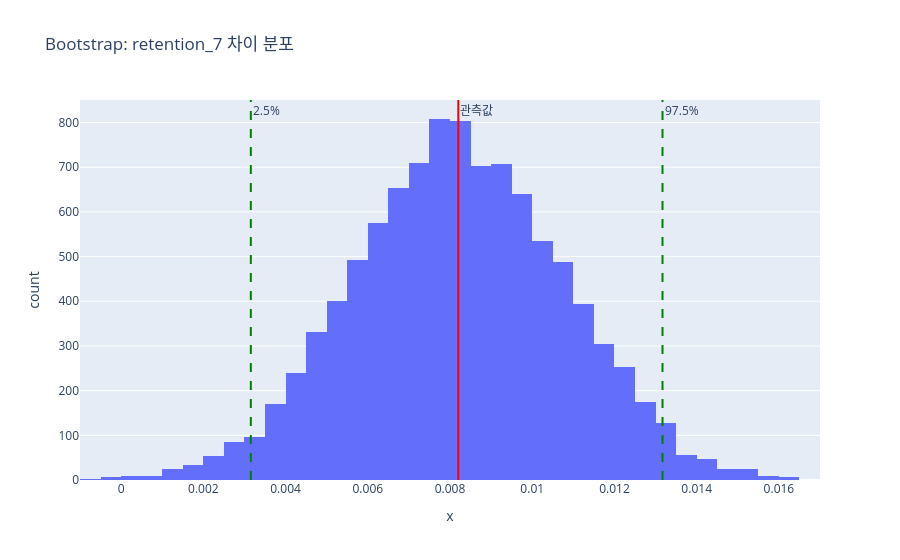

Notebook code for this chart:
### Markdown cell above
## 5. 부트스트랩 시뮬레이션

### Code cell
np.random.seed(42)
n_bootstrap = 10000
boot_diffs = []

for _ in range(n_bootstrap):
    s30 = g30["retention_7"].sample(n=len(g30), replace=True)
    s40 = g40["retention_7"].sample(n=len(g40), replace=True)
    boot_diffs.append(s30.mean() - s40.mean())

boot_diffs = np.array(boot_diffs)
ci_2_5 = np.percentile(boot_diffs, 2.5)
ci_97_5 = np.percentile(boot_diffs, 97.5)
observed = g30["retention_7"].mean() - g40["retention_7"].mean()

print(f"Bootstrap 95% CI: [{ci_2_5:.4f}, {ci_97_5:.4f}]")
print(f"관측된 차이: {observed:.4f}")

fig = px.histogram(x=boot_diffs, nbins=50, title="Bootstrap: retention_7 차이 분포")
fig.add_vline(x=observed, line_color="red", annotation_text="관측값")
fig.add_vline(x=ci_2_5, line_dash="dash", line_color="green", annotation_text="2.5%")
fig.add_vline(x=ci_97_5, line_dash="dash", line_color="green", annotation_text="97.5%")
fig.show()

### Figure 1 — Plotly figure (JSON) as saved in the notebook; plotly's stock layout.template omitted (floating-point values rounded to 4 significant figures; data arrays with more than 128 entries replaced by an {"elided": "..."} marker saying what was removed)
{"data": [{"bingroup": "x", "hovertemplate": "x=%{x}<br>count=%{y}<extra></extra>", "legendgroup": "", "marker": {"color": "#636efa", "pattern": {"shape": ""}}, "name": "", "nbinsx": 50, "orientation": "v", "showlegend": false, "type": "histogram", "x": {"elided": "10000 float values"}, "xaxis": "x", "yaxis": "y"}], "layout": {"annotations": [{"showarrow": false, "text": "관측값", "x": 0.008201, "xanchor": "left", "xref": "x", "y": 1, "yanchor": "top", "yref": "y domain"}, {"showarrow": false, "text": "2.5%", "x": 0.003155, "xanchor": "left", "xref": "x", "y": 1, "yanchor": "top", "yref": "y domain"}, {"showarrow": false, "text": "97.5%", "x": 0.01317, "xanchor": "left", "xref": "x", "y": 1, "yanchor": "top", "yref": "y domain"}], "barmode": "relative", "legend": {"tracegroupgap": 0}, "shapes": [{"line": {"color": "red"}, "type": "line", "x0": 0.008201, "x1": 0.008201, "xref": "x", "y0": 0, "y1": 1, "yref": "y domain"}, {"line": {"color": "green", "dash": "dash"}, "type": "line", "x0": 0.003155, "x1": 0.003155, "xref": "x", "y0": 0, "y1": 1, "yref": "y domain"}, {"line": {"color": "green", "dash": "dash"}, "type": "line", "x0": 0.01317, "x1": 0.01317, "xref": "x", "y0": 0, "y1": 1, "yref": "y domain"}], "title": {"text": "Bootstrap: retention_7 차이 분포"}, "xaxis": {"anchor": "y", "domain": [0.0, 1.0], "title": {"text": "x"}}, "yaxis": {"anchor": "x", "domain": [0.0, 1.0], "title": {"text": "count"}}}}
